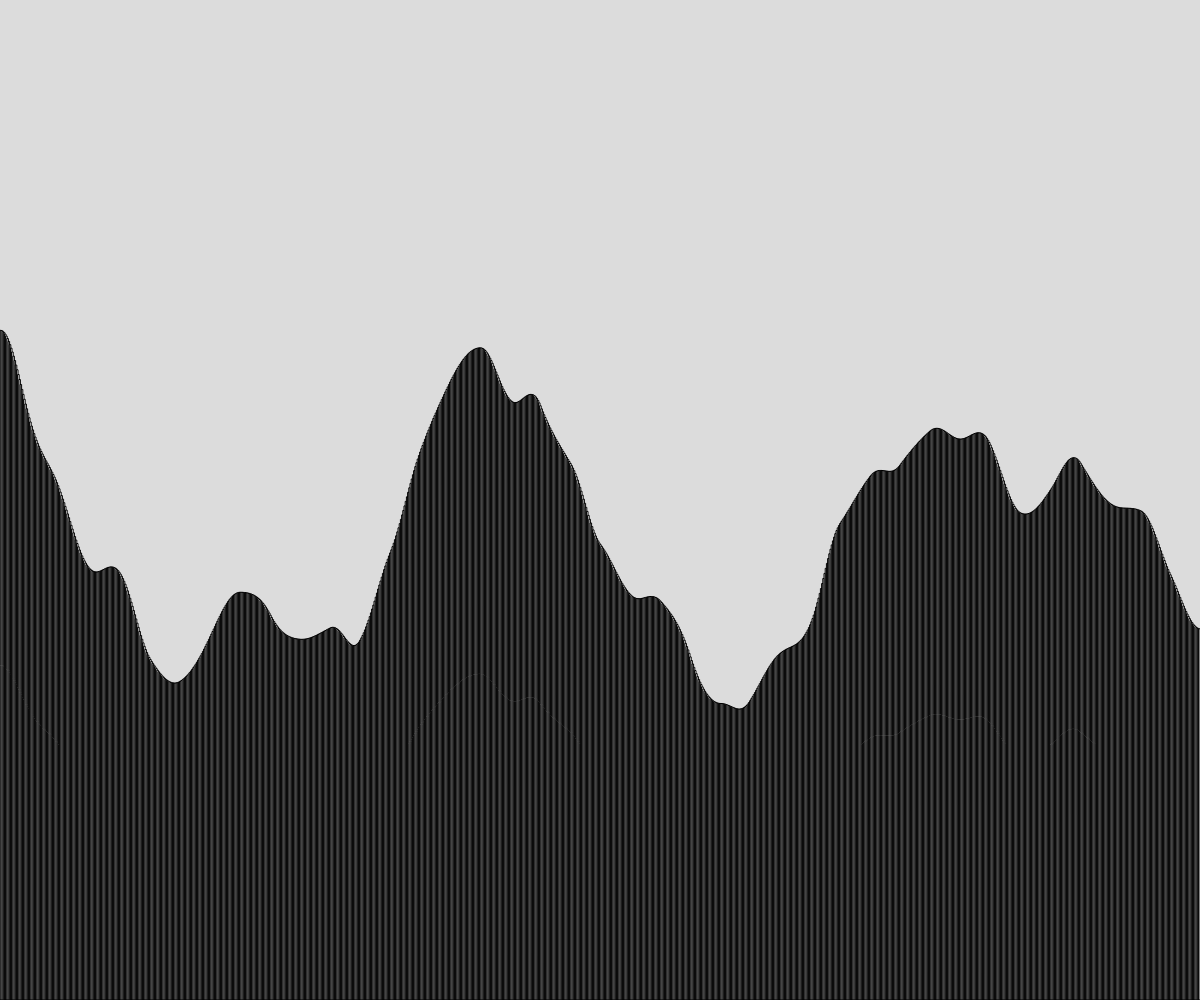
Frame 1 (no input)
Frame 60 (no input): identical to frame 1, image omitted
Frame 120 (the mouse pressed at the canvas centre since frame 60): identical to frame 1, image omitted

The p5.js sketch that drew this single still picture (run headless with seeded random() and noise() and a simulated clock; from frame 60 on, the mouse is pressed at the canvas centre):

// p5.js sketch
// ── sketch.js
// Terrain Generation Demo

let someRect;
let terrain = [];
const NUMBER_OF_RECTS = 1000;

function setup() {
  createCanvas(windowWidth, windowHeight);
  let howWide = width/NUMBER_OF_RECTS;
  generateTerrain(howWide);
}

function draw() {
  background(220);

  for (let someRect of terrain){
  rect(someRect.x, someRect.y, someRect.w, someRect.h)
}
}

function generateTerrain(theWidth){
  let time = 0;
  let deltaTime = 0.005;
  for (let x = 0; x<width; x+= theWidth){
    let theHeight = noise(time)*height;
    let someRect = spawnRectangle(x, theHeight, theWidth);
    terrain.push(someRect)
    time+= deltaTime;
  }
}

function spawnRectangle(leftSide, rectHeight, rectWidth) {
  let theRect = {
    x: leftSide,
    y: height - rectHeight,
    w: rectWidth,
    h:rectHeight,
  };
  return theRect;
}
